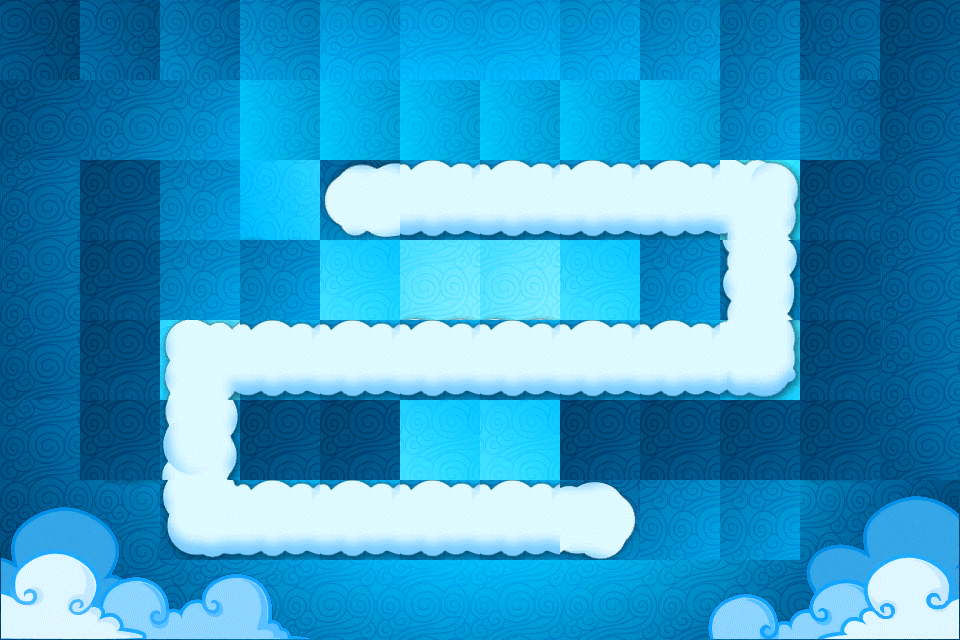

Rendered tile map (Tiled .tmx) drawn with the repository's tilesets; below, a short description and the full map source, tile grids included:
An orthogonal 12x8 tile map with 80x80 px tiles, 2 tile layers (bg, path) and 22 objects (21, 20, 19, 18, 17, ...).

<map version="1.10" tiledversion="1.11.0" orientation="orthogonal" renderorder="right-down" width="12" height="8" tilewidth="80" tileheight="80" infinite="0" nextlayerid="5" nextobjectid="48">
 <tileset firstgid="1" source="level2.tsx" />
 <layer id="1" name="bg" width="12" height="8">
  <data encoding="csv">
89,81,73,65,57,49,41,33,25,17,9,1,
2,10,18,76,76,76,76,76,76,18,82,2,
4,18,18,29,29,76,76,29,29,18,18,3,
5,18,18,18,59,44,44,59,18,18,18,4,
6,18,18,18,18,18,18,18,18,18,18,5,
6,18,18,18,76,59,59,76,18,18,18,6,
7,15,18,18,76,76,76,76,18,18,87,95,
8,16,24,32,40,48,56,64,72,80,88,96
</data>
 </layer>
 <layer id="2" name="path" width="12" height="8">
  <data encoding="csv">
0,0,0,0,0,0,0,0,0,0,0,0,
0,0,0,0,0,0,0,0,0,0,0,0,
0,1,0,0,1610612819,22,22,22,22,61,1,0,
0,1,0,0,0,0,0,0,0,13,1,0,
0,1,37,22,22,22,22,22,22,38,1,0,
0,1,12,1,1,0,0,1,1,1,1,0,
0,0,14,22,22,22,22,2684354571,0,0,0,0,
0,0,0,0,0,0,0,0,0,0,0,0
</data>
 </layer>
 <objectgroup id="4" name="ava_path">
  <object id="26" name="21" x="365.085" y="191.888" />
  <object id="27" name="20" x="439.847" y="193.134" />
  <object id="28" name="19" x="502.148" y="195.626" />
  <object id="29" name="18" x="585.632" y="198.118" />
  <object id="30" name="17" x="664.131" y="204.348" />
  <object id="31" name="16" x="750.107" y="194.38" />
  <object id="32" name="15" x="772.536" y="277.864" height="1.24603" />
  <object id="33" name="14" x="761.321" y="342.657" />
  <object id="34" name="13" x="689.052" y="356.363" />
  <object id="35" name="12" x="601.83" y="367.577" />
  <object id="36" name="11" x="534.545" y="361.347" />
  <object id="37" name="10" x="449.815" y="361.347" />
  <object id="38" name="9" x="366.331" y="360.101" width="1.24603" />
  <object id="39" name="8" x="299.046" y="357.609" />
  <object id="40" name="7" x="223.038" y="358.855" />
  <object id="41" name="6" x="189.396" y="432.371" width="2.49205" height="3.73808" />
  <object id="42" name="5" x="210.578" y="502.148" />
  <object id="43" name="4" x="284.094" y="520.838" />
  <object id="44" name="3" x="358.855" y="523.331" />
  <object id="45" name="2" x="437.355" y="525.823" width="2.49205" />
  <object id="46" name="1" x="512.116" y="528.315" />
  <object id="47" name="0" x="585.632" y="518.346" width="2.49205" />
 </objectgroup>
</map>
